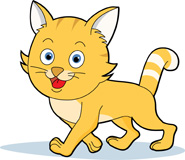
#> input picture cat.jpg, 185 x 160 px
$ python contour.py   (Python 2 division)   (older library calls are emulated)
#> lines starting #> are read from the running program, lines starting #| are printed output that depends on the picture; after the words box and inside, x2 and y2 are one past the last pixel; in counts of white or black regions, pixels touching at a corner belong together
#encoding:utf-8
import cv2
import numpy as np
from matplotlib import pyplot as plt

#图像轮廓
img=cv2.imread('cat.jpg')
#> img is the input picture: shape (160, 185, 3); mean B, G, R 178.2, 219.3, 235.1
#灰度化
imgray=cv2.cvtColor(img,cv2.COLOR_BGR2GRAY)
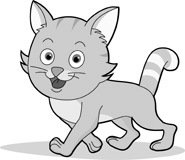
#> imgray: shape (160, 185); min 0, max 255, mean 219.4
#二值化
ret,thresh=cv2.threshold(imgray,127,255,0)
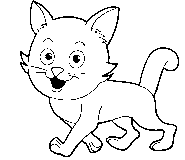
#> thresh: shape (160, 185); 93.2% white; black in thin lines or dots, all inside (x1, y1, x2, y2) = (20, 0, 179, 157)
#查找所有轮廓，查找轮廓需要在二值化图像中进行，从黑色背景中找出白色元素的轮廓
# Contour Retrieval Mode  cv2.RETR_LIST, cv2.RETR_TREE, cv2.RETR_CCOMP, cv2.RETR_EXTERNAL
_,contours,hierarchy=cv2.findContours(thresh,1,2)
#> contours = 227 contours, 215 with area under 20; largest, box (x1, y1, x2, y2) and area: (0, 0, 185, 160) 28560, (105, 46, 180, 152) 746, (48, 119, 114, 158) 322, (19, 60, 74, 135) 242, (48, 74, 67, 90) 156
# 其中 RETR_LIST 代表轮廓间无层级关系 RETR_EXTERNAL 只返回外部轮廓，内部轮廓被忽略
# RETR_CCOMP 这个会将轮廓分为两级 最外层的轮廓为h1 其子轮廓为h2 h2的子轮廓为h1
# RETR_TREE 树形结构

#轮廓相关参数
cnt = contours[0]
#> cnt = [[90, 148], [91, 147], [92, 148], [92, 149], [91, 150], [90, 149]]
#计算轮廓的矩
M = cv2.moments(cnt)
#> M = moments, m00 4, centre m10/m00, m01/m00 = (91, 148.5)
#计算轮廓的中心点
cx = int(M['m10']/M['m00'])
#> cx = 91
cy = int(M['m01']/M['m00'])
#> cy = 148
#计算轮廓的面积
area = cv2.contourArea(cnt) #or M['m00']
#> area = 4
#计算轮廓的周长
perimeter = cv2.arcLength(cnt,True)
#> perimeter = 7.66
#轮廓的近似，Douglas–Peucker algorithm算法，采用多段直线逼近轮廓，其中epsilon为最大边距，用于控制逼近精度
epsilon = 0.1*cv2.arcLength(cnt,True)
#> epsilon = 0.766
approx = cv2.approxPolyDP(cnt,epsilon,True)
#> approx = [[90, 148], [91, 147], [92, 149], [91, 150]]
#凸包 convex hull
# hull = cv2.convexHull(points[, hull[, clockwise[, returnPoints]]
hull = cv2.convexHull(cnt)
#> hull has the same summary as cnt
#检查一个轮廓是否为凸包
k = cv2.isContourConvex(cnt)
#> k = True
#查找外接矩形，此方法不考虑旋转，因此可能不是最小矩形
x,y,w,h = cv2.boundingRect(cnt)
#> x = 90; y = 147; w = 3; h = 4
#查找最小矩形，cv2.minAreaRect()，此方法返回一个Box2d的结构，（(x,y),(w,h),rotation）,因此我们可以通过cv2.boxPoints()将此结构转换为4个顶点的矩形
rect = cv2.minAreaRect(cnt)
#> rect = ((91, 148.5), (2.12, 2.12), -45)
box = cv2.boxPoints(rect)
#> box = [[91, 150], [89.5, 148.5], [91, 147], [92.5, 148.5]]
box = np.int0(box)
#> box = [[91, 150], [89, 148], [91, 147], [92, 148]]
print box
#| [[ 91 150]
#|  [ 89 148]
#|  [ 91 147]
#|  [ 92 148]]

#计算点到轮廓的距离,当点在轮廓外部时返回负数，内部时返回正数，最后一个参数是否计算距离，false时只检测相对位置 返回 +1 -1 0
dist = cv2.pointPolygonTest(cnt,(50,50),True)
#> dist = -105.3
#计算轮廓的相似度，值越小越相似 cv2.matchShapes,算法基于hu-moment, 这些矩具有位移旋转缩放不变的性质
ret = cv2.matchShapes(cnt,cnt,1,0.0)
#> ret = 0


#计算宽长比
aspect_ratio = float(w)/h
#> aspect_ratio = 0.75
#计算extent
rect_area = w * h
#> rect_area = 12
extent = float(area) / rect_area
#> extent = 0.333
#计算solidity
hull_area = cv2.contourArea(hull)
#> hull_area = 4
solidity=float(area)/hull_area
#> solidity = 1
#计算当量直径 Equivalent Diameter 面积等于已知轮廓面积圆的半径
equi_diameter = np.sqrt(4*area/np.pi)
#> equi_diameter = 2.26
# 计算轮廓方向
(x,y),(MA,ma),angle = cv2.fitEllipse(cnt)
#> x = 91; y = 148.5; MA = 2.12; ma = 3; angle = 0
#获取mask
mask = np.zeros(imgray.shape,np.uint8)
cv2.drawContours(mask,[cnt],0,255,-1)
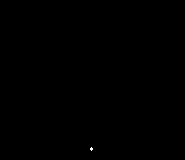
#> mask: shape (160, 185); 0.03% white in thin lines or dots, all inside (x1, y1, x2, y2) = (90, 147, 93, 151)
pixelpoints = np.transpose(np.nonzero(mask))
#> pixelpoints = [[147, 91], [148, 90], [148, 91], [148, 92], [149, 90], [149, 91], [149, 92], [150, 91]]
#pixelpoints = cv2.findNonZero(mask)
# print "mask-->", pixelpoints
#获取最大值最小值及他们的位置
min_val, max_val, min_loc, max_loc = cv2.minMaxLoc(imgray,mask = mask)
#> min_val = 99; max_val = 218; min_loc = (91, 148); max_loc = (90, 149)
#获取平均色值
mean_val = cv2.mean(imgray,mask = mask)
#> mean_val = (165.8, 0, 0, 0)
#获取边界点
leftmost = tuple(cnt[cnt[:,:,0].argmin()][0])
#> leftmost = (90, 148)
rightmost = tuple(cnt[cnt[:,:,0].argmax()][0])
#> rightmost = (92, 148)
topmost = tuple(cnt[cnt[:,:,1].argmin()][0])
#> topmost = (91, 147)
bottommost = tuple(cnt[cnt[:,:,1].argmax()][0])
#> bottommost = (91, 150)

img = cv2.drawContours(img,[box],0,(0,0,255),1)
#> img: shape (160, 185, 3); 0.02% of pixels changed, all inside (x1, y1, x2, y2) = (89, 147, 93, 151)
print img.shape
#| (160, 185, 3)

#查找最小轮廓圆 cv2.minEnclosingCircle()
(x,y),radius = cv2.minEnclosingCircle(cnt)
#> radius = 1.5
center = (int(x),int(y))
#> center = (91, 148)
radius = int(radius)
#> radius = 1
img = cv2.circle(img,center,radius,(0,255,0),2)
#> img: shape (160, 185, 3); mean B, G, R 178.1, 219.4, 235

#查找最小轮廓椭圆 cv2.fitEllipse()
ellipse = cv2.fitEllipse(cnt)
#> ellipse = ((91, 148.5), (2.12, 3), 0)
img = cv2.ellipse(img,ellipse,(0,255,0),2)
#> img: shape (160, 185, 3); mean B, G, R 178.1, 219.4, 235

#查找匹配直线
rows,cols = img.shape[:2]
#> rows = 160; cols = 185
[vx,vy,x,y] = cv2.fitLine(cnt, cv2.DIST_L2,0,0.01,0.01)
#> vx = [-4.37e-08]; vy = [1]; x = [91]; y = [148.5]
lefty = int((-x*vy/vx) + y)
#> lefty = 2081837440
righty = int(((cols-x)*vy/vx)+y)
#> righty = -2150469120
# img = cv2.line(img,(cols-1,righty),(0,lefty),(0,255,0),2)

plt.imshow(img, 'gray')
plt.show()
